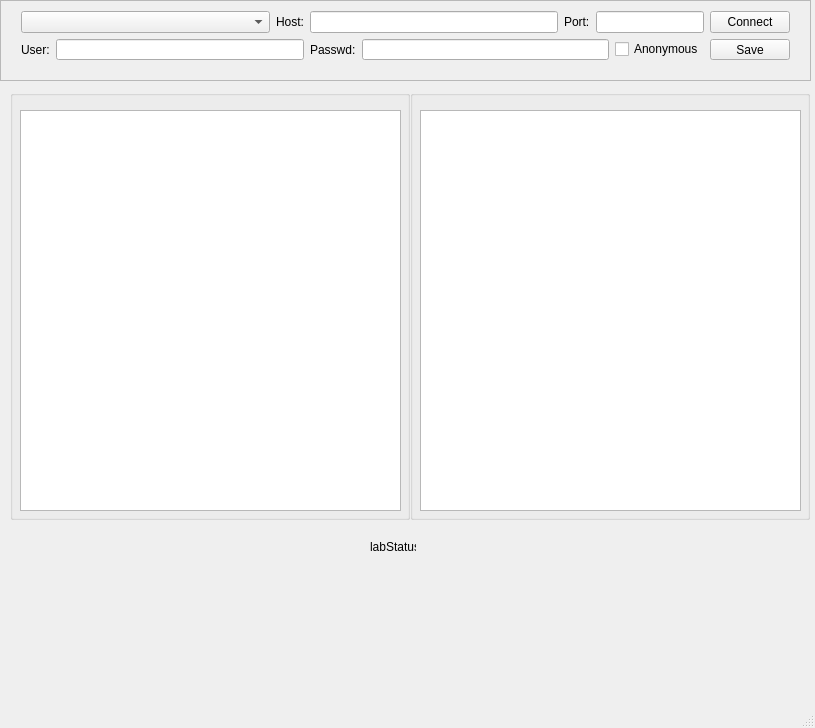
<?xml version="1.0" encoding="UTF-8"?>
<ui version="4.0">
 <class>MainWindow</class>
 <widget class="QMainWindow" name="MainWindow">
  <property name="geometry">
   <rect>
    <x>0</x>
    <y>0</y>
    <width>815</width>
    <height>728</height>
   </rect>
  </property>
  <property name="sizePolicy">
   <sizepolicy hsizetype="Fixed" vsizetype="Fixed">
    <horstretch>0</horstretch>
    <verstretch>0</verstretch>
   </sizepolicy>
  </property>
  <property name="windowTitle">
   <string>MyFtp</string>
  </property>
  <widget class="QWidget" name="centralWidget">
   <widget class="QFrame" name="frame">
    <property name="geometry">
     <rect>
      <x>0</x>
      <y>0</y>
      <width>811</width>
      <height>81</height>
     </rect>
    </property>
    <property name="sizePolicy">
     <sizepolicy hsizetype="Expanding" vsizetype="Expanding">
      <horstretch>0</horstretch>
      <verstretch>0</verstretch>
     </sizepolicy>
    </property>
    <property name="frameShape">
     <enum>QFrame::StyledPanel</enum>
    </property>
    <property name="frameShadow">
     <enum>QFrame::Raised</enum>
    </property>
    <widget class="QWidget" name="verticalLayoutWidget">
     <property name="geometry">
      <rect>
       <x>10</x>
       <y>0</y>
       <width>791</width>
       <height>71</height>
      </rect>
     </property>
     <property name="sizePolicy">
      <sizepolicy hsizetype="Preferred" vsizetype="Preferred">
       <horstretch>0</horstretch>
       <verstretch>0</verstretch>
      </sizepolicy>
     </property>
     <layout class="QVBoxLayout" name="verticalLayout">
      <item>
       <layout class="QHBoxLayout" name="horizontalLayout_2">
        <property name="sizeConstraint">
         <enum>QLayout::SetNoConstraint</enum>
        </property>
        <item>
         <widget class="QComboBox" name="cmbHint">
          <property name="sizePolicy">
           <sizepolicy hsizetype="Expanding" vsizetype="Fixed">
            <horstretch>0</horstretch>
            <verstretch>0</verstretch>
           </sizepolicy>
          </property>
          <property name="editable">
           <bool>false</bool>
          </property>
         </widget>
        </item>
        <item>
         <widget class="QLabel" name="labIP">
          <property name="sizePolicy">
           <sizepolicy hsizetype="Fixed" vsizetype="Preferred">
            <horstretch>0</horstretch>
            <verstretch>0</verstretch>
           </sizepolicy>
          </property>
          <property name="text">
           <string>Host:</string>
          </property>
         </widget>
        </item>
        <item>
         <widget class="QLineEdit" name="txtHost">
          <property name="sizePolicy">
           <sizepolicy hsizetype="Expanding" vsizetype="Fixed">
            <horstretch>0</horstretch>
            <verstretch>0</verstretch>
           </sizepolicy>
          </property>
         </widget>
        </item>
        <item>
         <widget class="QLabel" name="labPort">
          <property name="sizePolicy">
           <sizepolicy hsizetype="Fixed" vsizetype="Preferred">
            <horstretch>0</horstretch>
            <verstretch>0</verstretch>
           </sizepolicy>
          </property>
          <property name="text">
           <string>Port:</string>
          </property>
         </widget>
        </item>
        <item>
         <widget class="QLineEdit" name="txtPort">
          <property name="sizePolicy">
           <sizepolicy hsizetype="Fixed" vsizetype="Fixed">
            <horstretch>0</horstretch>
            <verstretch>0</verstretch>
           </sizepolicy>
          </property>
         </widget>
        </item>
        <item>
         <widget class="QPushButton" name="btnConnect">
          <property name="sizePolicy">
           <sizepolicy hsizetype="Fixed" vsizetype="Fixed">
            <horstretch>0</horstretch>
            <verstretch>0</verstretch>
           </sizepolicy>
          </property>
          <property name="text">
           <string>Connect</string>
          </property>
         </widget>
        </item>
       </layout>
      </item>
      <item>
       <layout class="QHBoxLayout" name="horizontalLayout_3">
        <item>
         <widget class="QLabel" name="labUser">
          <property name="sizePolicy">
           <sizepolicy hsizetype="Fixed" vsizetype="Preferred">
            <horstretch>0</horstretch>
            <verstretch>0</verstretch>
           </sizepolicy>
          </property>
          <property name="text">
           <string>User:</string>
          </property>
         </widget>
        </item>
        <item>
         <widget class="QLineEdit" name="txtUser">
          <property name="sizePolicy">
           <sizepolicy hsizetype="Expanding" vsizetype="Fixed">
            <horstretch>0</horstretch>
            <verstretch>0</verstretch>
           </sizepolicy>
          </property>
         </widget>
        </item>
        <item>
         <widget class="QLabel" name="labPasswd">
          <property name="sizePolicy">
           <sizepolicy hsizetype="Fixed" vsizetype="Preferred">
            <horstretch>0</horstretch>
            <verstretch>0</verstretch>
           </sizepolicy>
          </property>
          <property name="text">
           <string>Passwd:</string>
          </property>
         </widget>
        </item>
        <item>
         <widget class="QLineEdit" name="txtPasswd">
          <property name="sizePolicy">
           <sizepolicy hsizetype="Expanding" vsizetype="Fixed">
            <horstretch>0</horstretch>
            <verstretch>0</verstretch>
           </sizepolicy>
          </property>
         </widget>
        </item>
        <item>
         <widget class="QCheckBox" name="checkBox">
          <property name="sizePolicy">
           <sizepolicy hsizetype="Fixed" vsizetype="Fixed">
            <horstretch>0</horstretch>
            <verstretch>0</verstretch>
           </sizepolicy>
          </property>
          <property name="text">
           <string>Anonymous</string>
          </property>
         </widget>
        </item>
        <item>
         <widget class="QPushButton" name="btnSave">
          <property name="sizePolicy">
           <sizepolicy hsizetype="Fixed" vsizetype="Fixed">
            <horstretch>0</horstretch>
            <verstretch>0</verstretch>
           </sizepolicy>
          </property>
          <property name="text">
           <string>Save</string>
          </property>
         </widget>
        </item>
       </layout>
      </item>
     </layout>
    </widget>
   </widget>
   <widget class="QGroupBox" name="gbLocal">
    <property name="geometry">
     <rect>
      <x>10</x>
      <y>90</y>
      <width>400</width>
      <height>430</height>
     </rect>
    </property>
    <property name="title">
     <string/>
    </property>
    <widget class="QTableView" name="lstLocal">
     <property name="geometry">
      <rect>
       <x>10</x>
       <y>20</y>
       <width>381</width>
       <height>401</height>
      </rect>
     </property>
     <property name="editTriggers">
      <set>QAbstractItemView::NoEditTriggers</set>
     </property>
     <property name="selectionMode">
      <enum>QAbstractItemView::SingleSelection</enum>
     </property>
     <property name="selectionBehavior">
      <enum>QAbstractItemView::SelectRows</enum>
     </property>
     <attribute name="horizontalHeaderVisible">
      <bool>false</bool>
     </attribute>
     <attribute name="verticalHeaderVisible">
      <bool>false</bool>
     </attribute>
     <attribute name="verticalHeaderVisible">
      <bool>false</bool>
     </attribute>
     <attribute name="horizontalHeaderVisible">
      <bool>false</bool>
     </attribute>
    </widget>
   </widget>
   <widget class="QGroupBox" name="gbRemote">
    <property name="geometry">
     <rect>
      <x>410</x>
      <y>90</y>
      <width>400</width>
      <height>430</height>
     </rect>
    </property>
    <property name="title">
     <string/>
    </property>
    <widget class="QTableView" name="lstRemote">
     <property name="geometry">
      <rect>
       <x>10</x>
       <y>20</y>
       <width>381</width>
       <height>401</height>
      </rect>
     </property>
     <property name="editTriggers">
      <set>QAbstractItemView::NoEditTriggers</set>
     </property>
     <property name="selectionMode">
      <enum>QAbstractItemView::SingleSelection</enum>
     </property>
     <property name="selectionBehavior">
      <enum>QAbstractItemView::SelectRows</enum>
     </property>
     <attribute name="horizontalHeaderVisible">
      <bool>false</bool>
     </attribute>
     <attribute name="verticalHeaderVisible">
      <bool>false</bool>
     </attribute>
     <attribute name="verticalHeaderVisible">
      <bool>false</bool>
     </attribute>
     <attribute name="horizontalHeaderVisible">
      <bool>false</bool>
     </attribute>
    </widget>
   </widget>
   <widget class="QLabel" name="labStatus">
    <property name="geometry">
     <rect>
      <x>370</x>
      <y>540</y>
      <width>46</width>
      <height>13</height>
     </rect>
    </property>
    <property name="text">
     <string>labStatus</string>
    </property>
   </widget>
  </widget>
  <widget class="QStatusBar" name="statusBar"/>
  <widget class="QDockWidget" name="dockLog">
   <property name="sizePolicy">
    <sizepolicy hsizetype="Expanding" vsizetype="Expanding">
     <horstretch>0</horstretch>
     <verstretch>0</verstretch>
    </sizepolicy>
   </property>
   <property name="features">
    <set>QDockWidget::DockWidgetMovable|QDockWidget::DockWidgetVerticalTitleBar</set>
   </property>
   <attribute name="dockWidgetArea">
    <number>8</number>
   </attribute>
   <widget class="QWidget" name="dockLogContent">
    <property name="sizePolicy">
     <sizepolicy hsizetype="Preferred" vsizetype="Fixed">
      <horstretch>0</horstretch>
      <verstretch>0</verstretch>
     </sizepolicy>
    </property>
    <widget class="QTextEdit" name="txtLog">
     <property name="geometry">
      <rect>
       <x>40</x>
       <y>20</y>
       <width>31</width>
       <height>31</height>
      </rect>
     </property>
     <property name="horizontalScrollBarPolicy">
      <enum>Qt::ScrollBarAlwaysOff</enum>
     </property>
     <property name="readOnly">
      <bool>false</bool>
     </property>
    </widget>
   </widget>
  </widget>
 </widget>
 <layoutdefault spacing="6" margin="11"/>
 <resources/>
 <connections/>
</ui>
